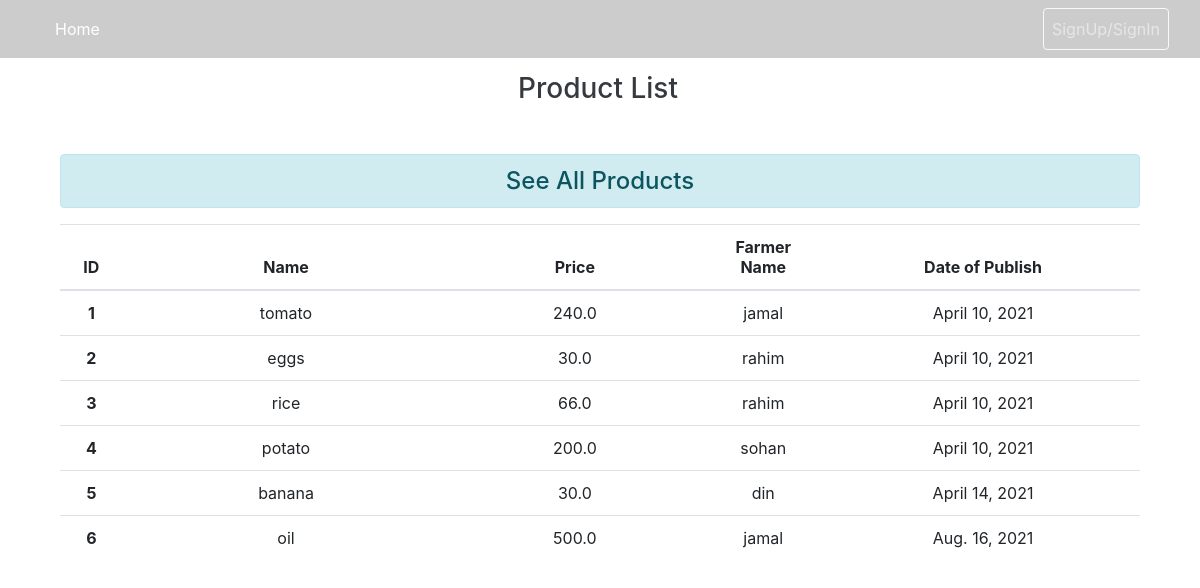
The page /productlist/ on the database as committed earlier.
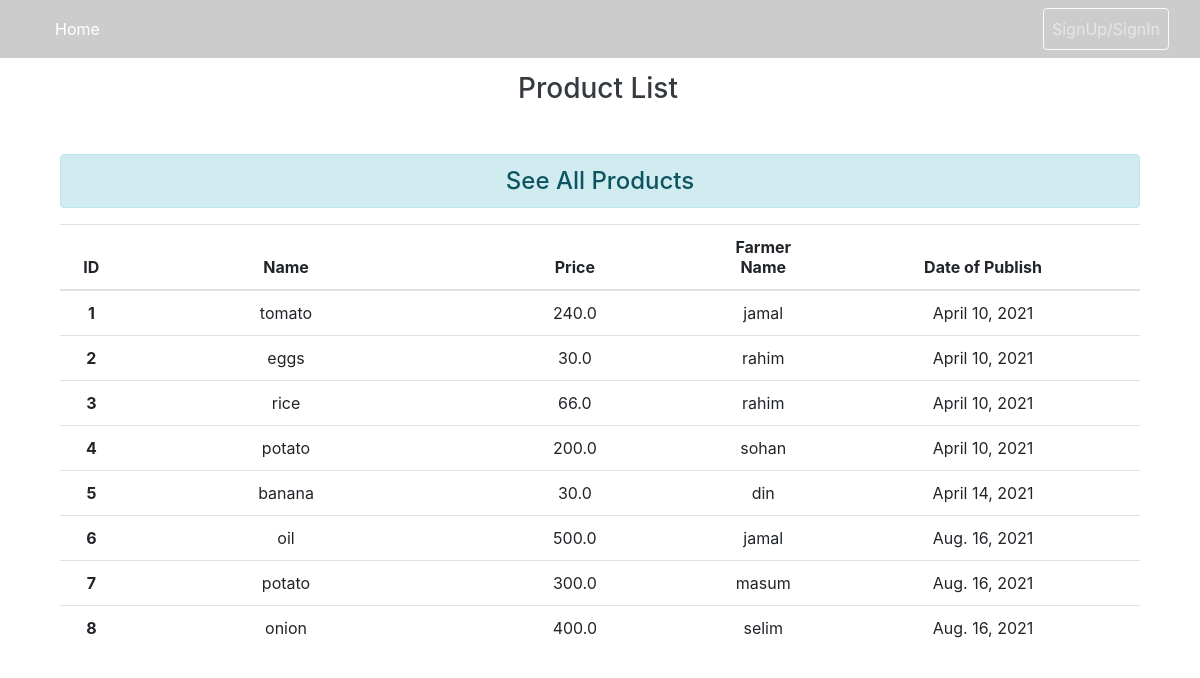
The same page on the database as committed later.
### main/models.py (models this page shows, shortened)
class Product(models.Model):
    name = models.CharField(max_length=120)
    farmer = models.ForeignKey(User, on_delete=models.CASCADE)
    quantity = models.FloatField()
    price = models.FloatField()
    created_date = models.DateField(auto_now_add=True)

### main/views.py (the view)
# urls.py: path('productlist/',main_views.product_list,name='productlist'),
def product_list(request):
        productlist = Product.objects.all()
        context = {
                'productlist': productlist
        }
        return render (request, 'main/productlist.html', context)

### main/templates/main/productlist.html (shortened to what this page needs)
{% load static %}
<link rel="stylesheet" href="https://stackpath.bootstrapcdn.com/bootstrap/4.5.2/css/bootstrap.min.css"> {% include 'main/partials/navbar.html' %}
<div class="container">
    <div class="col-md-12">
        <h3 class="text-dark my-5 text-center mr-1">Product List</h3>
        <h4 class="text-center alert alert-info my-3">See All Products</h4>
        {% if productlist %}
        <table class="table">
            <thead>
                <tr class="text-center">
                    <th scope="col" style="width: 5%;">ID</th>
                    <th scope="col" style="width: 26%;">Name</th>
                    <th scope="col" style="width: 20%;">Price</th>
                    <th scope="col" style="width: 10%;">Farmer Name</th>
                    <th scope="col" style="width: 25%;">Date of Publish</th>
                </tr>
            </thead>
            <tbody>
                {% for productlists in productlist %}
                <tr class="text-center">
                    <th scope="row">{{productlists.id}} </th>
                    <td scope="row">{{productlists.name}}</td>
                    <td scope="row">{{productlists.price}}</td>
                    <td scope="row">{{productlists.farmer.username}}</td>
                    <td scope="row">{{productlists.created_date}}</td>
                </tr>
                {% endfor %}
            </tbody>
        </table>
         {% else %}
        <h4 class="text-center alert alert-warning">No Records</h4>
    </div> {% endif %}
</div>
</div>

Rows that differ between the two databases and show on the page:
added Product: id "7", name "potato", price "300.0", farmer.username "masum", created_date "Aug. 16, 2021"
added Product: id "8", name "onion", price "400.0", farmer.username "selim", created_date "Aug. 16, 2021"
